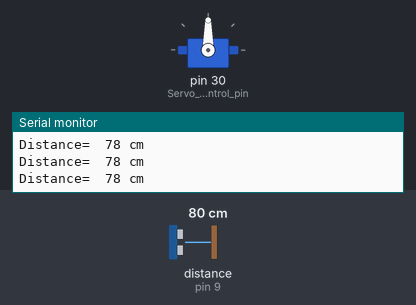
Simulated run of this sketch. Board: Arduino Mega 2560, built with avr-gcc and run on an emulated ATmega2560. Parts: servo, the last lines printed to the serial monitor. Wiring (inferred from the names in the program): ultrasonic range finder: trigger pin 10; echo pin 9. The test bench sets the inputs (shaded band); at power-on: distance to the obstacle (sensor on pin 9) 80 cm. The echo pulse lasts 58.3 µs per cm.

Above: at 1.3 s.
1.4 s: distance to the obstacle (sensor on pin 9) set to 50 cm
3.2 s: distance to the obstacle (sensor on pin 9) set to 43 cm
At 4.41 s:
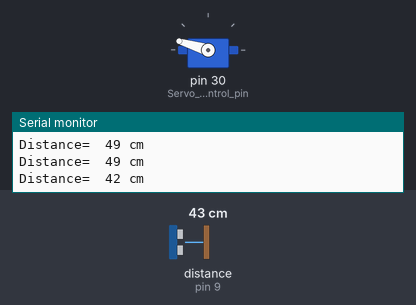
At 4.8 s:
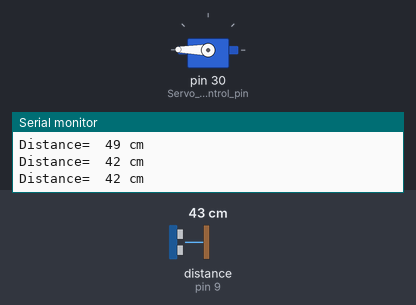
6.2 s: distance to the obstacle (sensor on pin 9) set to 120 cm
At 8.1 s:
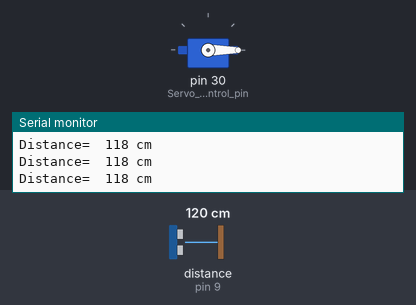
8.4 s: distance to the obstacle (sensor on pin 9) set to 2 cm
At 9.5 s:
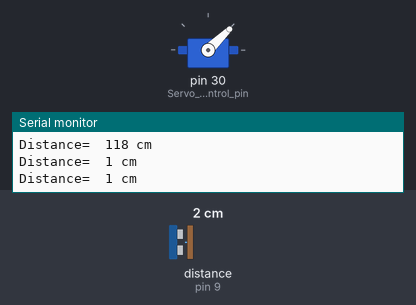
11.4 s: distance to the obstacle (sensor on pin 9) set to 35 cm
14.4 s: distance to the obstacle (sensor on pin 9) set to 4 cm
Timing chart, 0 to 18.4 s (numbered marks = the images above; inputs shaded):
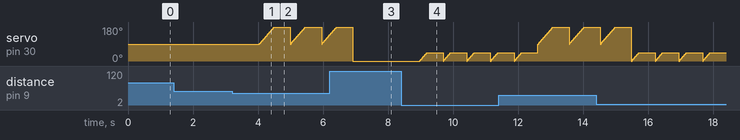

Measured:
- the behaviour switches between 46 and 45 cm on distance to the obstacle (sensor on pin 9) (found by bisection; images 0 and 1)
- after the input at 3.2 s, servo on pin 30 (Servo_control_pin): ramps from 90° to 179° and jumps back, once every 0.96 s
- after the input at 8.4 s, servo on pin 30 (Servo_control_pin): ramps from 0° to 44° and jumps back, once every 0.73 s

The sketch:

tasks.ino
```cpp
//Below lines are used for Task02 and Task03
#include <Servo.h>   //Using built-in servo library with precise PWMs, for Task02/03
Servo myservo;       //Creates an object of Servo, for Task02/03

//Variables for pins and servo position "pos"
int pos = 0;                        // variable to store the servo position in
const int Servo_control_pin = 30;   //Pin connection for Servo PWM, equivalent to PF1

const int echo = 9, Trig = 10;      //Pin connections for HC-SR04 ultrasonic, for Task02/03
const int SW2 = 17;                 //Pin number for Switch SW2, for Task02

////////////////////////////////////////////////////
//Time Update Variables for Ultrasonic Sensor, for Task03
long duration, cm;          //To measure pulse width and distance in cm, for task 03
long distance = 0;          //To return distance of object, for task 03

////////////////////////////////////////////////////
void setup()
{
  //Initialize Serial port at 115200 Baud rate here as per previous labs
  //Initialize pin modes for Trig, Echo and SW2 here as INPUT/OUTPUT as per previous labs

  //Use this for Task01
  pinMode(Servo_control_pin, OUTPUT);    //To produce PWM signal at PF1 pin for servo control without library
  pinMode(SW2, INPUT_PULLUP);
  //Use this for Task02/03, comment out above one
  myservo.attach(Servo_control_pin);   //Attaches the servo PWM pin on PF1 (30) using library
   Serial.begin(115200);     //Initialize Serial COM Port with 115200 buad rate
  pinMode(Trig, OUTPUT);    //Trigger is output since it will send 8 pulses at 40KHz from HC-SR04
  pinMode(echo, INPUT);     //Echo is input since it will detect the reflected wave from HC-SR04
}

////////////////////////////////////////////////////
void loop()
{
    //Task 01: PWM Gernation using delay functions
    //Go through servo_0_Degree(), complete servo_p90_Degree() and servo_m90_Degree() logic

     /*
    servo_0_Degree();
    delay(1000);
    servo_p90_Degree();
    delay(1000);
    servo_0_Degree();
    delay(1000);
    servo_m90_Degree();
    delay(1000);
    */

    //Task 02: Using <servo.h> library to control angular position and add SW2
    ///*
    /*
      //Loop here that make servo goes from 0 degrees to 180 degrees
      if (digitalRead(SW2) == LOW){
      for(pos = 0; pos < 180; pos += 1)  // goes from 0 degrees to 180 degrees
      {                                  // in steps of 1 degree
        myservo.write(pos);              // tell servo to go to position in variable 'pos'
        delay(5);                        // waits 5ms for the servo to reach the position
      }


      //Write a Loop here that make servo goes from 180 degrees to 0 degrees
      for(pos = 180; pos > 0; pos -= 1)  // goes from 0 degrees to 180 degrees
      {                                  // in steps of 1 degree
        myservo.write(pos);              // tell servo to go to position in variable 'pos'
        delay(5);                        // waits 5ms for the servo to reach the position
      }
      }

    */


    //Task 03: Interfacing servo with ultrasonic sensor

     Update_Ultra_Sonic(); //Update distance from ultrasonic sensor
    delay(500);

    //Write your logic for task03 here, use "cm" to read distance
       if (cm>0 and cm<15){
        for(pos = 0; pos < 45; pos += 1)  // goes from 0 degrees to 180 degrees
      {                                  // in steps of 1 degree
        myservo.write(pos);              // tell servo to go to position in variable 'pos'
        delay(5);                        // waits 5ms for the servo to reach the position
      }
      }
      else if(cm>15 and cm<30){
      for(pos = 45; pos < 90; pos += 1)  // goes from 0 degrees to 180 degrees
      {                                  // in steps of 1 degree
        myservo.write(pos);              // tell servo to go to position in variable 'pos'
        delay(5);                        // waits 5ms for the servo to reach the position
      }
      }
      else if(cm>30 and cm<45){
     for(pos = 90; pos < 180; pos += 1)  // goes from 0 degrees to 180 degrees
      {                                  // in steps of 1 degree
        myservo.write(pos);              // tell servo to go to position in variable 'pos'
        delay(5);                        // waits 5ms for the servo to reach the position
      }
      }
      else if (cm>100){
        myservo.write(0);
        delay(5);


      }

}


////////////////////////////////////////////////////
void servo_0_Degree(){
    //We use delayMicroseconds() instead of delay(ms)...
    //...since delayMicroseconds() are more precise and give accurate PWM

    // Rotates servo to 0 degree, total pulse duration is 20ms
    digitalWrite(Servo_control_pin, HIGH);
    delayMicroseconds(1500); // High for 1.5ms, Duty Cycle of 7.5%
    digitalWrite(Servo_control_pin, LOW);
    delayMicroseconds(18500); // Off for remaining  18.5ms
}

void servo_p90_Degree(){
    // Rotates servo to +90 degree, total pulse duration is 20ms
    // Write your logic here for getting +90 degrees

    // Rotates servo to 90 degree, total pulse duration is 20ms
    digitalWrite(Servo_control_pin, HIGH);
    delayMicroseconds(1000); // High for 1ms, Duty Cycle of 5%
    digitalWrite(Servo_control_pin, LOW);
    delayMicroseconds(19000); // Off for remaining  19ms

}

void servo_m90_Degree(){
    // Rotates servo to -90 degree, total pulse duration is 20ms
    // Write your logic here for getting -90 degrees

    // Rotates servo to -90 degree, total pulse duration is 20ms
    digitalWrite(Servo_control_pin, HIGH);
    delayMicroseconds(2000); // High for 2ms, Duty Cycle of 10%
    digitalWrite(Servo_control_pin, LOW);
    delayMicroseconds(18000); // Off for remaining  18ms
}


////////////////////////////////////////////////////
/////////DON'T CHANGE THE BELOW FUNCTIONS///////////
////////////////////////////////////////////////////

void Update_Ultra_Sonic()
{
  //Setting Trig Signal HIGH for 10us to produce burst of 8 pulses at 40KHz
  digitalWrite(Trig, LOW);
  delayMicroseconds(2);
  digitalWrite(Trig, HIGH);
  delayMicroseconds(10);
  digitalWrite(Trig, LOW);

  duration = pulseIn(echo, HIGH);   // Reads duration (microseconds) for which Echo pin reads HIGH till wave is reflected
  cm = microsecondsToCentimeters(duration); // convert the time into a distance, refer to function below

  //Sending through serial port to print on Monitor
  Serial.print("Distance=");
  Serial.print("\t");
  Serial.print(cm);
  Serial.print(" cm");
  Serial.print("\n");
}

////////////////////////////////////////////////////
long microsecondsToCentimeters(long microseconds)
{
  //Gives the distance equivalent to time taken by pulse, speed of sound 340m/s
  distance = 0.034 * microseconds;
  return distance / 2;
}
```
